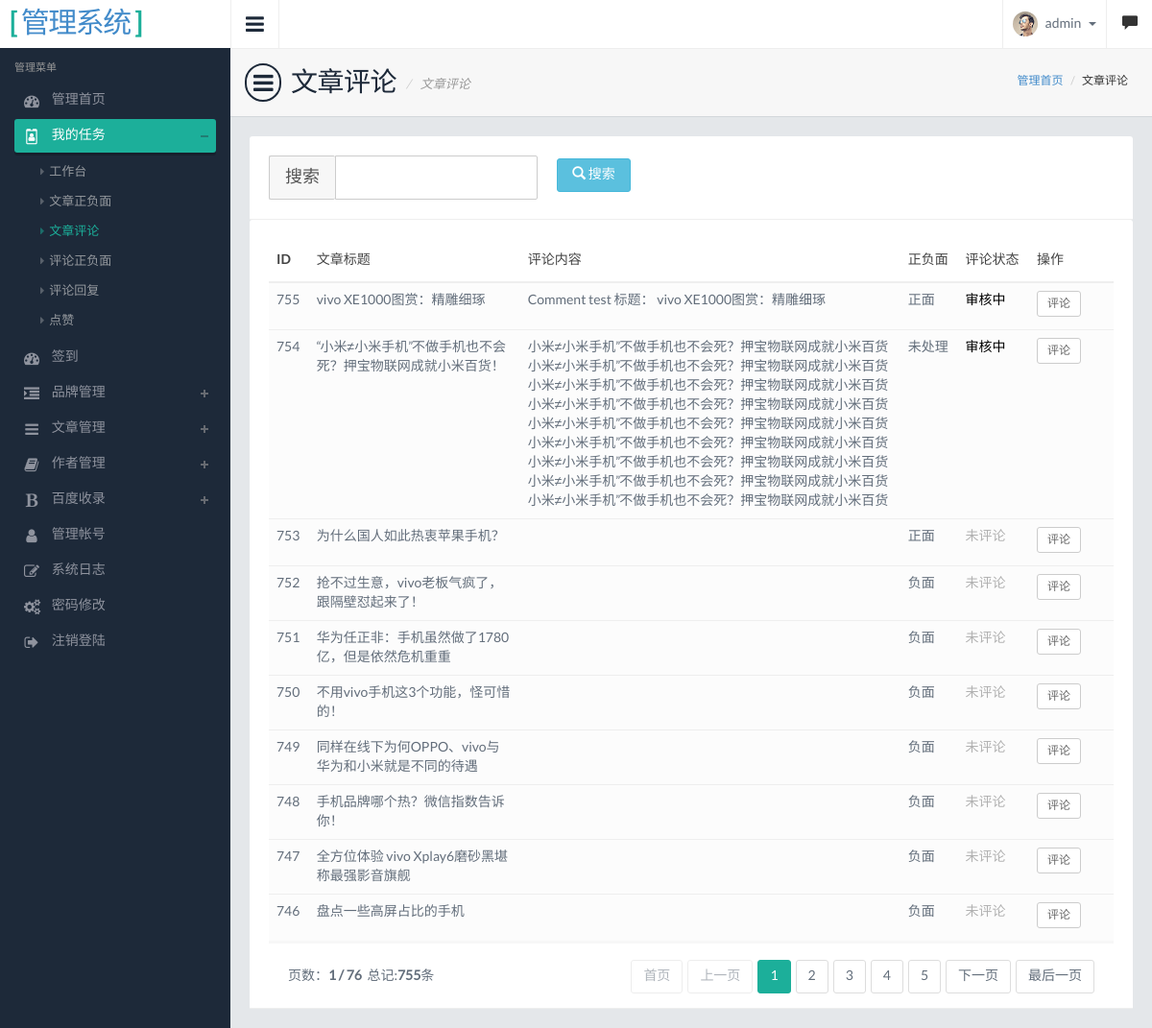
/manager/article/comment (signed in), run on the app's committed database.
### tables this page shows
CREATE TABLE `site_task_article_comment` (
  `id` bigint(20) NOT NULL AUTO_INCREMENT,
  `article_id` bigint(20) NOT NULL,
  `content` text NOT NULL,
  `comment_count` int(10) unsigned NOT NULL,
  `done_count` int(10) unsigned NOT NULL DEFAULT '0',
  `created` int(11) NOT NULL,
  `updated` int(11) NOT NULL DEFAULT '0',
  `deleted` int(11) NOT NULL DEFAULT '0',
  `user_id` int(10) unsigned NOT NULL,
  `comment_status` int(11) NOT NULL DEFAULT '1',
  PRIMARY KEY (`id`),
  KEY `article_id` (`article_id`),
  CONSTRAINT `site_task_article_comment_ibfk_1` FOREIGN KEY (`article_id`) REFERENCES `article` (`id`) ON UPDATE CASCADE
);

CREATE TABLE `article` (
  `id` bigint(20) NOT NULL AUTO_INCREMENT,
  `wid` bigint(20) NOT NULL,
  `title` varchar(255) NOT NULL COMMENT '文章标题',
  `author` varchar(255) NOT NULL COMMENT '作者',
  `abstracts` text NOT NULL COMMENT '摘要',
  `reply` int(11) NOT NULL DEFAULT '0' COMMENT '回复数',
  `pre_reply` int(11) NOT NULL DEFAULT '0' COMMENT '上一次回复数',
  `seply_status` int(11) NOT NULL DEFAULT '0' COMMENT '回复数状态 0为否 1为是',
  `brand_id` int(11) NOT NULL DEFAULT '0' COMMENT '品牌ID,与brand表ID对应,0表示未定义',
  `positive` int(11) NOT NULL DEFAULT '2' COMMENT '正负面 0为负 1为正 2未标识',
  `status` int(11) NOT NULL DEFAULT '0' COMMENT '文章状态 0 未处理 1处理中 2 处理完成',
  `url` varchar(500) NOT NULL COMMENT '原文URL',
  `share_url` varchar(500) NOT NULL COMMENT '分享URL',
  `release_time` int(11) NOT NULL COMMENT '发布时间',
  `created` int(11) NOT NULL DEFAULT '0',
  `updated` int(11) NOT NULL DEFAULT '0',
  `deleted` int(11) NOT NULL DEFAULT '0',
  `keyword` varchar(200) DEFAULT NULL,
  PRIMARY KEY (`id`)
);

### application/controllers/manager/article/Comment.php (called while the page is built, shortened)
<?php
class Comment extends REST_Controller
{
    public function __construct()
    {
        $this->template_path=REST_Controller::MANAGER_TEMPLATE_PATH;
        $this->nav='my_mission';
        $this->load->model('article/List_model','List_model',true);
        $this->load->model('article/Comment_model','Comment_model',true);
    }
    public function index_get(){
        $data=array();
        $data['token_name'] = $this->security->get_csrf_token_name();
        $data['hash'] = $this->security->get_csrf_hash();
        $data['nav']=$this->nav;
        $data['child_nav']='article_comment';
        $cnrs=array('name' => '文章评论');
        $data['cnrs']=$cnrs;
        $orderby_name='Aid';
        $orderby_value='DESC';
        $skipnum = $this->get('skipnum');
        $length = $this->get('length');
        $user_id = $_SESSION['admin']['id'];
        $count=$this->List_model->count_all();
        $rs=$this->List_model->limit($length,$skipnum)->order_by($orderby_name,$orderby_value)->left_join_comment($user_id);
        $data['rs']=$rs;
        $data['page_total']=$count;
        $this->load->view($this->template_path.'/article/article_comment',$data);
    }
}

### application/libraries/REST_Controller.php (called while the page is built, shortened)
<?php
abstract class REST_Controller extends CI_Controller {
    protected $allowed_http_methods = ['get', 'delete', 'post', 'put', 'options', 'patch', 'head'];
    protected $request = NULL;
    protected $_supported_formats = [
            'json' => 'application/json',
            'array' => 'application/json',
            'csv' => 'application/csv',
            'html' => 'text/html',
            'jsonp' => 'application/javascript',
            'php' => 'text/plain',
            'serialized' => 'application/vnd.php.serialized',
            'xml' => 'application/xml'
        ];
    public function __construct($config = 'rest')
    {
        $supported_formats = $this->config->item('rest_supported_formats');
        $this->_supported_formats = array_intersect_key($this->_supported_formats, array_flip($supported_formats));
        $this->request = new stdClass();
        $this->request->method = $this->_detect_method();
    }
    public function _remap($object_called, $arguments = [])
    {
        $object_called = preg_replace('/^(.*)\.(?:'.implode('|', array_keys($this->_supported_formats)).')$/', '$1', $object_called);
        $controller_method = $object_called.'_'.$this->request->method;
        try
        {
            call_user_func_array([$this, $controller_method], $arguments);
        }
        catch (Exception $ex)
        {
            $this->response([
                    $this->config->item('rest_status_field_name') => FALSE,
                    $this->config->item('rest_message_field_name') => [
                        'classname' => get_class($ex),
                        'message' => $ex->getMessage()
                    ]
                ], self::HTTP_INTERNAL_SERVER_ERROR);
        }
    }
    protected function _detect_method()
    {
        $method = NULL;
        if ($this->config->item('enable_emulate_request') === TRUE)
        {
            $method = $this->input->post('_method');
            if ($method === NULL)
            {
                $method = $this->input->server('HTTP_X_HTTP_METHOD_OVERRIDE');
            }
            $method = strtolower($method);
        }
        if (empty($method))
        {
            $method = $this->input->method();
        }
        return in_array($method, $this->allowed_http_methods) && method_exists($this, '_parse_' . $method) ? $method : 'get';
    }
}

### index.php (called while the page is built, shortened)
<?php
require_once BASEPATH.'core/CodeIgniter.php';

### application/helpers/pager_helper.php (called while the page is built, shortened)
<?php
if ( ! function_exists('init_page_params')) {
    function init_page_params(&$skipnum, &$length) {
        if ($skipnum == false || intval($skipnum) == 0) {
            $skipnum = 0;
        }
        if ($length == false || intval($length) == 0) {
            $length = 10;
        }
    }
}

### application/core/MY_Model.php (called while the page is built, shortened)
<?php
class MY_Model extends CI_Model
{
    public function __construct()
    {
        $this->_database = $this->db;
    }
    public function order_by($criteria, $order = 'ASC',$escape=TRUE)
    {
        return $this;
    }
    public function limit($limit, $offset = 0)
    {
        return $this;
    }
}

### application/models/article/List_model.php (called while the page is built, shortened)
<?php if ( ! defined('BASEPATH')) exit('No direct script access allowed');
class List_model extends MY_Model {
    public function left_join_comment($user_id){
        $this->db->select('*,article.created AS Acreated,article.updated AS Aupdated,article.deleted AS Adeleted,article.id AS Aid');
        $this->db->from('article');
        $this->db->join('site_task_article_comment','article.id = site_task_article_comment.article_id AND site_task_article_comment.deleted=0 AND site_task_article_comment.user_id='.$user_id,'left');
        $query=$this->db->get();
        return $query->result_array();
    }
}

### application/views/manager/article/article_comment.php (the view, shortened to what this page needs)
<?php
$admin_path=REST_Controller::MANAGER_PATH;
?>
<div class="pageheader">
    <h2><i class="fa fa-bars"></i> 文章评论
        <?php
        if(!empty($cnrs)){
            echo '<span>'.$cnrs['name'].'</span>';
        }
        ?>
    </h2>
    <div class="breadcrumb-wrapper">
        <ol class="breadcrumb">
            <li><a href="<?php echo $this->config->base_url($admin_path);?>/main/dashboard">管理首页</a></li>
            <?php
            if(!empty($cnrs)){
                echo '<li class="active">'.$cnrs['name'].'</li>';
            }
            ?>
        </ol>
    </div>
</div>
<section class="contentpanel">
    <header class="panel-heading clearfix" style="padding: 0px;">
        <form id="filter" method="get">
            <div class="panel-body">
                <div class="row">
                    <div class="col-md-4">
                        <div class="form-group input-group input-group-lg">
                            <span class="input-group-addon">搜索</span>
                            <input type="text" class="form-control" name="reply" value="<?php echo @$_GET['search']?>">
                        </div>
                    </div>
                    <div class="col-md-1">
                        <div class="form-group">
                            <div style="padding-top: 3px">
                                <button type="submit" class="btn btn-info"><i
                                        class="glyphicon glyphicon-search"></i> 搜索
                                </button>
                            </div>
                        </div>
                    </div>
                </div>
            </div>
        </form>
    </header>
    <div id="sample_1_wrapper" class="panel-heading dataTables_wrapper form-inline ischeckbox" role="grid">
        <table class="table border-top table-hover" >
            <thead>
            <tr>
                <th>ID</th>
                <th>文章标题</th>
                <th>评论内容</th>
                <th>正负面</th>
                <th>评论状态</th>
                <th style="width:10%">操作</th>
            </tr>
            </thead>
            <tbody>
            <?php if(!empty($rs)):?>
                <?php foreach($rs as $rs_row):?>
                    <tr>
                        <td><?php echo $rs_row['Aid']?></td>
                        <td style="width: 25%;"><?php echo $rs_row['title']?></td>
                        <td style="width: 45%;"><?php echo $rs_row['content'] ?></td>
                        <td><?php switch($rs_row['positive']){
                                case 0:
                                    echo '负面';
                                    break;
                                case 1:
                                    echo '正面';
                                    break;
                                case 2:
                                    echo '未处理';
                                    break;
                            }?></td>
                        <td><?php switch($rs_row['comment_status']){
                            case 0:
                                echo '<span style="color:#b1b1b1">未评论</span>';
                                break;
                            case 1:
                                echo '<span style="color:#000000">审核中</span>';
                                break;
                        }?></td>
                        <td>
                            <button class="btn btn-white btn-xs btn-margin"  type="button"  data-toggle="modal" data-target="#myModal" onclick="setClick(<?php echo $rs_row['Aid']?>,'<?php echo $rs_row['title']?>');">评论</button>
                        </td>
                    </tr>
                    <?php
                endforeach;
            endif;
            ?>
            </tbody>
        </table>
    </div>
</section>

### public/system/css/style.default.css (style rules this page uses)
body { background: #1d2939; font-family: 'LatoRegular', 'Lucida Grande', 'Lucida Sans Unicode', Helvetica, sans-serif !important; line-height: 21px; color: #636e7b; overflow: hidden; }
input,select,textarea { font-family: 'LatoRegular', 'Lucida Grande', 'Lucida Sans Unicode', Helvetica, sans-serif !important; color: #636e7b; }
h1,h2,h3,h4,h5 { font-family: 'LatoRegular', 'Lucida Grande', 'Lucida Sans Unicode', Helvetica, sans-serif; }
.pageheader { padding: 15px; border-bottom: 1px solid #d3d7db; border-top: 1px solid #eee; background: #f7f7f7; position: relative; }
.pageheader h2 { font-size: 28px; color: #1D2939; letter-spacing: -0.5px; margin: 0; }
.pageheader .glyphicon, .pageheader .fa { font-size: 24px; margin-right: 5px; padding: 6px 7px; border: 2px solid #1D2939; -moz-border-radius: 50px; -webkit-border-radius: 50px; border-radius: 50px; }
.pageheader h2 span { font-size: 13px; text-transform: none; color: #999; font-style: italic; vertical-align: middle; letter-spacing: 0; }
.pageheader h2 span::before { content: '/'; margin: 0 10px 0 5px; color: #ccc; }
.pageheader .breadcrumb-wrapper { position: absolute; top: 23px; right: 25px; }
.pageheader .breadcrumb { background: none; display: inline-block; padding: 0; }
.pageheader .breadcrumb li { font-size: 12px; }
.pageheader .breadcrumb li.active { color: #333; }
.contentpanel { padding: 20px; }
.contentpanel::after { clear: both; display: block; content: ''; }
form .form-group:last-child { margin-bottom: 0; }

### public/system/css/admin.css (style rules this page uses)
.btn-margin { margin-bottom: 5px; }

### public/system/js/lhgdialog/skins/default.css (style rules this page uses)
body { _margin:0; }

### data on the page
site_task_article_comment: article "755", article.title "vivo XE1000图赏：精雕细琢", content "Comment test 标题： vivo XE1000图赏：精雕细琢", shows "正面", comment_status "审核中"
site_task_article_comment: article "754", article.title "“小米≠小米手机”不做手机也不会死？押宝物联网成就小米百货！", content "小米≠小米手机”不做手机也不会死？押宝物联网成就小米百货小米≠小米手机”不做手机也不会死？押宝物联网成就小米百货小米≠小米手机”不做手机也不会死？押宝物联网成就小米百货小米≠小米手机”不做手机也不会死？押宝物联网成就小米百货小米≠小米手机”不做手机也不会死？押宝物联网成就小米百货小米≠小米手机”不做手机也不会死？押宝物联网成就小米百货小米≠小米手机”不做手机也不会死？押宝物联网成就小米百货小米≠小米手机”不做手机也不会死？押宝物联网成就小米百货小米≠小米手机”不做手机也不会死？押宝物联网成就小米百货", shows "未处理", comment_status "审核中"
article: id "753", title "为什么国人如此热衷苹果手机？", positive "正面", shows "未评论"
article: id "752", title "抢不过生意，vivo老板气疯了，跟隔壁怼起来了！", positive "负面", shows "未评论"
article: id "751", title "华为任正非：手机虽然做了1780亿，但是依然危机重重", positive "负面", shows "未评论"
article: id "750", title "不用vivo手机这3个功能，怪可惜的！", positive "负面", shows "未评论"
article: id "749", title "同样在线下为何OPPO、vivo与华为和小米就是不同的待遇", positive "负面", shows "未评论"
article: id "748", title "手机品牌哪个热？微信指数告诉你！", positive "负面", shows "未评论"
article: id "747", title "全方位体验 vivo Xplay6磨砂黑堪称最强影音旗舰", positive "负面", shows "未评论"
article: id "746", title "盘点一些高屏占比的手机", positive "负面", shows "未评论"

### other printed values
$nav_row['name'] "管理首页"
$nav_row['name'] "我的任务"
$nav_child_row['name'] "工作台"
$nav_child_row['name'] "文章正负面"
$nav_child_row['name'] "文章评论"
$nav_child_row['name'] "评论正负面"
$nav_child_row['name'] "评论回复"
$nav_child_row['name'] "点赞"
$nav_row['name'] "签到"
$nav_row['name'] "品牌管理"
$nav_row['name'] "文章管理"
$nav_row['name'] "作者管理"
$nav_row['name'] "百度收录"
$nav_row['name'] "管理帐号"
$nav_row['name'] "系统日志"
